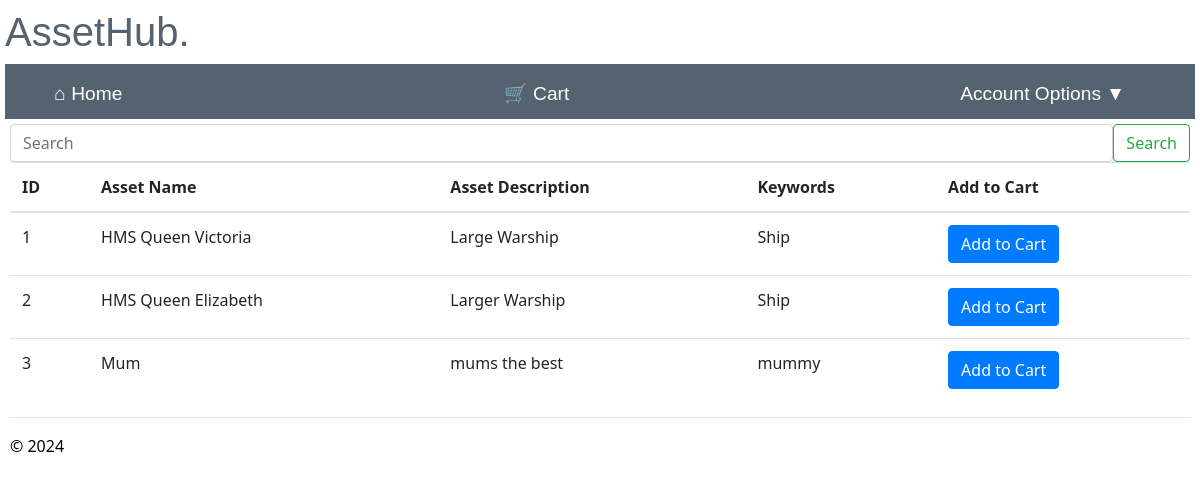
The page /borrow_asset (signed in) on the database as committed earlier.
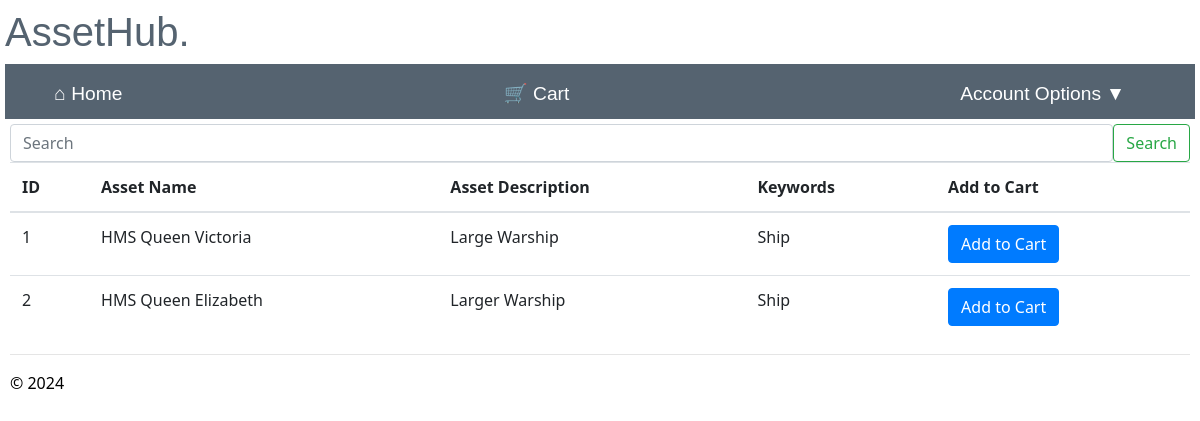
The same page on the database as committed later.
### app/models/models.py (models this page shows)
class Assets(db.Model):
    __tablename__ = 'assets'
    asset_id = db.Column(db.Integer, primary_key=True, nullable=False)
    asset_name = db.Column(db.String(100), nullable=True)#change to not null
    asset_description = db.Column(db.String(225), nullable=True)
    keyword = db.Column(db.String(50), nullable=False)
    available = db.Column(db.String(50), nullable=False, default='Y')

### app/main/routes.py (the view)
@bp.route("/borrow_asset")
@login_required
def borrow_asset():
    try:
        search_query = request.args.get('q')
        if search_query:
           assets = Assets.query.filter(Assets.available == 'Y').filter(or_(Assets.asset_name.ilike(f'%{search_query}%'), Assets.keyword.ilike(f'%{search_query}%'))).all()
        else:
            assets = Assets.query.filter(Assets.available == 'Y').all()
        current_app.logger.info('Username: %s accessed borrow assets', current_user.username)
        return render_template('borrow_asset.html', assets=assets)
    except Exception as e:
        flash("An error occurred retrieving assets.")
        current_app.logger.warning('Username: %s had a problem accessing borrow assets', current_user.username)
        return redirect(url_for("main.home"))

### app/main/routes.py (called while the page is built)
@bp.context_processor
def inject_cart_count():
    if current_user.is_authenticated:
        cart_count = Cart.query.filter_by(username=current_user.username).count()
    else:
        cart_count = 0
    return dict(cart_count=cart_count)

### app/user/routes.py (called while the page is built)
@bp.before_app_request
def make_session_permanent():
    session.permanent = True
    current_app.permanent_session_lifetime = timedelta(seconds=60)

### app/main/templates/borrow_asset.html (shortened to what this page needs)
{% extends "layout.html" %}
{% block content %}
<form class="d-flex" role="search" action="{{ url_for('main.borrow_asset') }}" method="GET">
  <input class="form-control me-2" type="search" name="q" placeholder="Search" aria-label="Search" value="{{ search_query }}">
  <button class="btn btn-outline-success" type="submit">Search</button>
</form>
<table class="table table-hover">
    <thead class="active tables">
      <th>ID</th>
      <th>Asset Name</th>
      <th>Asset Description</th>
      <th>Keywords</th>
      <th>Add to Cart</th>
    </thead>
    <tbody>
      {% for asset in assets %}
      <tr>
        <td>{{asset.asset_id}}</td>
        <td>{{asset.asset_name}}</td>
        <td>{{asset.asset_description}}</td>
        <td>{{asset.keyword}}</td>
        <td>
          <form method="post" action="/add_to_cart/{{ asset.asset_id }}">
            <input type="submit" value="Add to Cart" class="btn btn-primary">
          </form>
        </td>
      </tr>
      {% endfor %}
    </tbody>
  </table>
{% endblock %}

Rows that differ between the two databases and show on the page:
no longer on this page (row edited): Assets: asset_id "3", asset_name "Mum", asset_description "mums the best", keyword "mummy"
